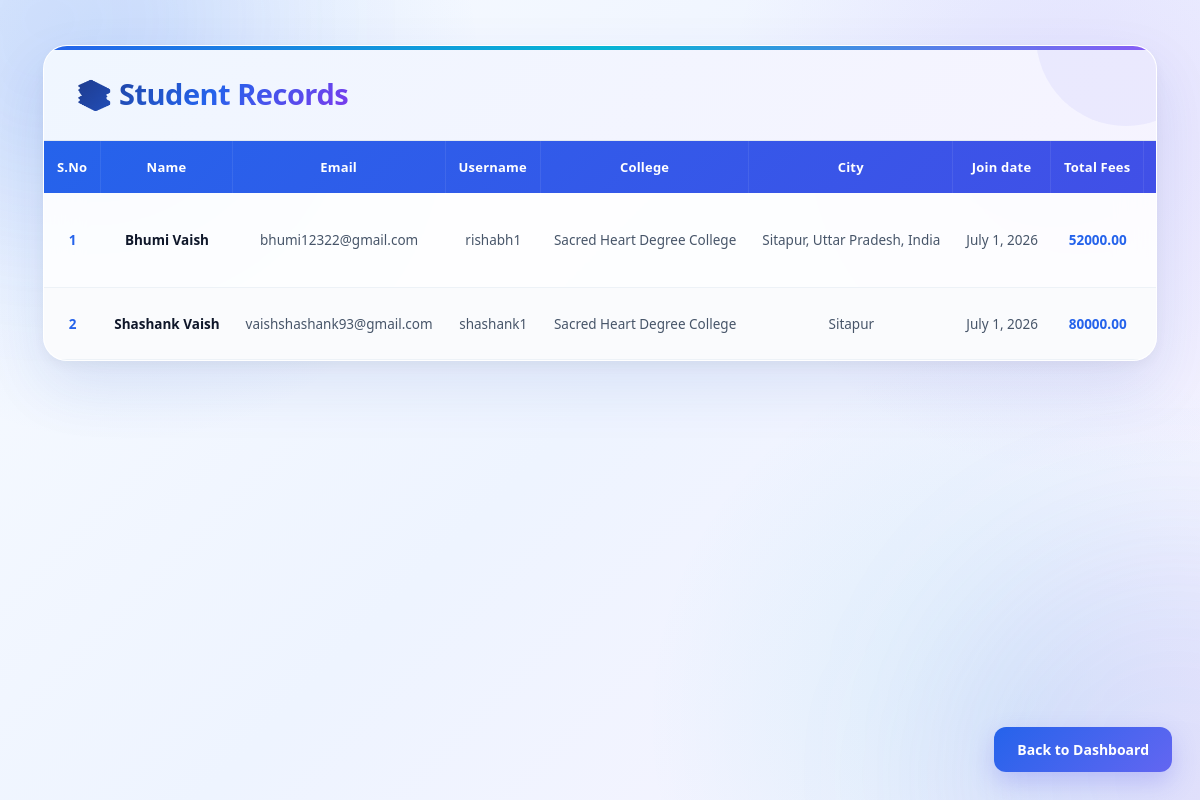
/view_student/ (signed in), run on the app's committed database.
### student/models.py (models this page shows)
class Student(models.Model):
    name = models.CharField(max_length=30, null=True)
    email = models.EmailField(max_length=30, null=True)
    username = models.CharField(max_length=30, unique=True, null=True)
    password = models.CharField(max_length=30,null=True)
    college = models.CharField(max_length=30, null=True)
    city = models.CharField(max_length=30, null=True)
    join_date = models.DateField(null=True)
    total_fees = models.DecimalField(max_digits=30, decimal_places=2)
    paid_fees = models.DecimalField(max_digits=30, decimal_places=2)
    left_fees = models.DecimalField(max_digits=30, decimal_places=2, null=True)
    phone = models.CharField(max_length=15, null=True)
    tech = models.CharField(max_length=30, null=True)
    image = models.ImageField(upload_to='images/')

### student/views.py (the view)
# urls.py: path('view_student/',view_student,name='view_student'),
@login_required(login_url='login')
def view_student(request):
    data=Student.objects.all()
    d={"data":data}
    return render(request, 'view_student.html', d)

### student/templates/view_student.html (shortened to what this page needs)
{% load static %}
<!DOCTYPE html>
<html lang="en">
<head>
    <link rel="stylesheet" href="https://cdnjs.cloudflare.com/ajax/libs/font-awesome/7.0.1/css/all.min.css"
 />
</head>
<body>
    <div class="table-container">
        <div class="table-header">
            <h2>📚 Student Records</h2>
        </div>
        <table>
            <thead>
                <tr>
                    <th>S.No</th>
                    <th>Name</th>
                    <th>Email</th>
                    <th>Username</th>
                    <th>College</th>
                    <th>City</th>
                    <th>Join date</th>
                    <th>Total Fees</th>
                    <th>Paid Fees</th>
                </tr>
            </thead>
            {% for i in data %}
            <tr>
                <td>{{forloop.counter}}</td>
                <td>{{i.name}}</td>
                <td>{{i.email}}</td>
                <td>{{i.username}}</td>
                <td>{{i.college}}</td>
                <td>{{i.city}}</td>
                <td>{{i.join_date}}</td>
                <td>{{i.total_fees}}</td>
                <td>{{i.paid_fees}}</td>
            </tr>
            {% endfor%}
        </table>
    </div>
    <a href="{% url 'adminhome' %}" class="back">Back to Dashboard</a>
</body>
</html>

### student/templates/view_student.html (style rules this page uses)
* { margin: 0; padding: 0; box-sizing: border-box; font-family: "Segoe UI", Arial, sans-serif; }
html { scroll-behavior: smooth; }
body { min-height: 100vh; padding: 45px 20px 100px; color: #1e293b; background: radial-gradient(circle at 10% 10%, rgba(59, 130, 246, 0.16), transparent 28%), radial-gradient(circle at 90% 15%, rgba(139, 92, 246, 0.13), transparent 28%), radial-gradient(circle at 85% 90%, rgba(6, 182, 212, 0.11), transparent 30%), linear-gradient( 135deg, #f8fbff 0%, #eef4ff 50%, #f7f3ff 100% ); overflow-x: hidden; }
body::before, body::after { content: ""; position: fixed; border-radius: 50%; filter: blur(80px); pointer-events: none; z-index: -1; }
body::before { width: 400px; height: 400px; top: -180px; left: -150px; background: rgba(37, 99, 235, 0.10); }
body::after { width: 450px; height: 450px; right: -200px; bottom: -200px; background: rgba(139, 92, 246, 0.10); }
.table-container { width: 96%; max-width: 1500px; margin: auto; background: rgba(255, 255, 255, 0.88); border: 1px solid rgba(255, 255, 255, 0.95); border-radius: 24px; backdrop-filter: blur(18px); -webkit-backdrop-filter: blur(18px); box-shadow: 0 25px 60px rgba(30, 64, 175, 0.10), 0 5px 15px rgba(15, 23, 42, 0.05); overflow-x: auto; animation: tableEntry 0.6s ease; }
.table-header { min-height: 95px; display: flex; justify-content: space-between; align-items: center; padding: 25px 32px; background: linear-gradient( 135deg, rgba(239, 246, 255, 0.95), rgba(245, 243, 255, 0.95) ); border-bottom: 1px solid #e2e8f0; position: relative; overflow: hidden; }
.table-header::before { content: ""; position: absolute; top: 0; left: 0; width: 100%; height: 4px; background: linear-gradient( 90deg, #2563eb, #06b6d4, #8b5cf6 ); }
.table-header::after { content: ""; position: absolute; width: 180px; height: 180px; border-radius: 50%; background: rgba(99, 102, 241, 0.08); right: -60px; top: -100px; }
.table-header h2 { font-size: 29px; font-weight: 750; letter-spacing: -0.5px; background: linear-gradient( 135deg, #1e3a8a, #2563eb, #7c3aed ); -webkit-background-clip: text; -webkit-text-fill-color: transparent; background-clip: text; position: relative; z-index: 2; }
table { width: 100%; min-width: 1350px; border-collapse: separate; border-spacing: 0; background: transparent; }
thead { background: linear-gradient( 135deg, #2563eb, #4f46e5 ); color: white; }
th { padding: 17px 13px; text-align: center; font-size: 13px; font-weight: 650; letter-spacing: 0.2px; white-space: nowrap; border-right: 1px solid rgba(255, 255, 255, 0.08); }
td { padding: 16px 13px; text-align: center; color: #475569; font-size: 13.5px; font-weight: 450; white-space: nowrap; border-bottom: 1px solid #edf2f7; transition: 0.25s ease; }
tbody tr:nth-child(even) { background: rgba(248, 250, 252, 0.75); }
tbody tr { transition: background 0.25s ease, transform 0.25s ease, box-shadow 0.25s ease; }
td:first-child { font-weight: 700; color: #2563eb; }
td:nth-child(2) { color: #0f172a; font-weight: 650; }
td:nth-child(8) { color: #2563eb; font-weight: 600; }
td:nth-child(9) { color: #059669; font-weight: 700; }
.back { position: fixed; right: 28px; bottom: 28px; padding: 13px 23px; color: white; text-decoration: none; font-size: 14px; font-weight: 650; border-radius: 12px; background: linear-gradient( 135deg, #2563eb, #6366f1, #8b5cf6 ); background-size: 200% 200%; box-shadow: 0 10px 25px rgba(99, 102, 241, 0.28); z-index: 100; transition: transform 0.3s ease, box-shadow 0.3s ease, background-position 0.4s ease; }

### data on the page
Student: name "Bhumi Vaish", email "bhumi12322@gmail.com", username "rishabh1", college "Sacred Heart Degree College", city "Sitapur, Uttar Pradesh, India", join_date "July 1, 2026", total_fees "52000.00"
Student: name "Shashank Vaish", email "vaishshashank93@gmail.com", username "shashank1", college "Sacred Heart Degree College", city "Sitapur", join_date "July 1, 2026", total_fees "80000.00"
